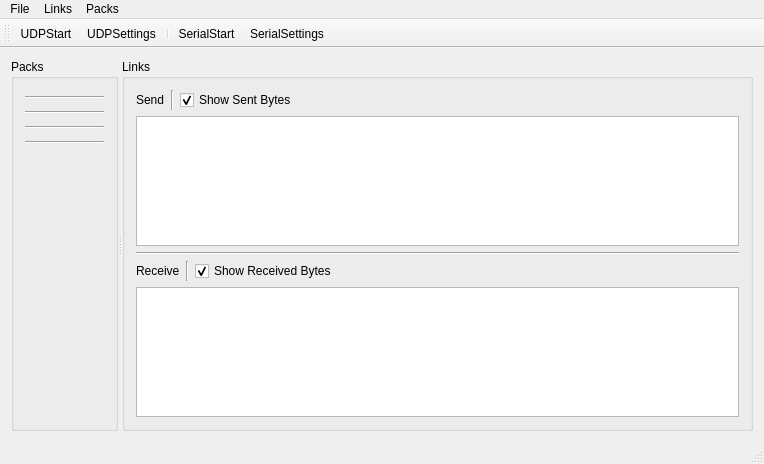
<?xml version="1.0" encoding="UTF-8"?>
<ui version="4.0">
 <class>VLinkTester</class>
 <widget class="QMainWindow" name="VLinkTester">
  <property name="geometry">
   <rect>
    <x>0</x>
    <y>0</y>
    <width>764</width>
    <height>464</height>
   </rect>
  </property>
  <property name="windowTitle">
   <string>VLink_Tester</string>
  </property>
  <property name="toolButtonStyle">
   <enum>Qt::ToolButtonTextUnderIcon</enum>
  </property>
  <property name="documentMode">
   <bool>false</bool>
  </property>
  <property name="unifiedTitleAndToolBarOnMac">
   <bool>false</bool>
  </property>
  <widget class="QWidget" name="centralWidget">
   <layout class="QGridLayout" name="gridLayout">
    <item row="0" column="0">
     <widget class="QSplitter" name="splitter">
      <property name="orientation">
       <enum>Qt::Horizontal</enum>
      </property>
      <widget class="QGroupBox" name="groupBox">
       <property name="sizePolicy">
        <sizepolicy hsizetype="Preferred" vsizetype="Preferred">
         <horstretch>10</horstretch>
         <verstretch>0</verstretch>
        </sizepolicy>
       </property>
       <property name="title">
        <string>Packs</string>
       </property>
       <layout class="QVBoxLayout" name="verticalLayout">
        <item>
         <widget class="CompLinePack" name="wgPack1" native="true"/>
        </item>
        <item>
         <widget class="Line" name="line">
          <property name="orientation">
           <enum>Qt::Horizontal</enum>
          </property>
         </widget>
        </item>
        <item>
         <widget class="CompLinePack" name="wgPack2" native="true"/>
        </item>
        <item>
         <widget class="Line" name="line_2">
          <property name="orientation">
           <enum>Qt::Horizontal</enum>
          </property>
         </widget>
        </item>
        <item>
         <widget class="CompLinePack" name="wgPack3" native="true"/>
        </item>
        <item>
         <widget class="Line" name="line_3">
          <property name="orientation">
           <enum>Qt::Horizontal</enum>
          </property>
         </widget>
        </item>
        <item>
         <widget class="CompLinePack" name="wgPack4" native="true"/>
        </item>
        <item>
         <widget class="Line" name="line_4">
          <property name="orientation">
           <enum>Qt::Horizontal</enum>
          </property>
         </widget>
        </item>
        <item>
         <spacer name="verticalSpacer">
          <property name="orientation">
           <enum>Qt::Vertical</enum>
          </property>
          <property name="sizeHint" stdset="0">
           <size>
            <width>20</width>
            <height>186</height>
           </size>
          </property>
         </spacer>
        </item>
       </layout>
      </widget>
      <widget class="QGroupBox" name="groupBox_2">
       <property name="sizePolicy">
        <sizepolicy hsizetype="Preferred" vsizetype="Preferred">
         <horstretch>10</horstretch>
         <verstretch>0</verstretch>
        </sizepolicy>
       </property>
       <property name="title">
        <string>Links</string>
       </property>
       <layout class="QVBoxLayout" name="verticalLayout_2" stretch="0,10,0,0,10">
        <item>
         <layout class="QHBoxLayout" name="horizontalLayout">
          <item>
           <widget class="QLabel" name="label">
            <property name="text">
             <string>Send</string>
            </property>
           </widget>
          </item>
          <item>
           <widget class="Line" name="line_6">
            <property name="orientation">
             <enum>Qt::Vertical</enum>
            </property>
           </widget>
          </item>
          <item>
           <widget class="QCheckBox" name="chbxShowSentBytes">
            <property name="text">
             <string>Show Sent Bytes</string>
            </property>
            <property name="checked">
             <bool>true</bool>
            </property>
           </widget>
          </item>
          <item>
           <spacer name="horizontalSpacer">
            <property name="orientation">
             <enum>Qt::Horizontal</enum>
            </property>
            <property name="sizeHint" stdset="0">
             <size>
              <width>40</width>
              <height>20</height>
             </size>
            </property>
           </spacer>
          </item>
         </layout>
        </item>
        <item>
         <widget class="QTextEdit" name="txtSent">
          <property name="readOnly">
           <bool>true</bool>
          </property>
         </widget>
        </item>
        <item>
         <widget class="Line" name="line_5">
          <property name="orientation">
           <enum>Qt::Horizontal</enum>
          </property>
         </widget>
        </item>
        <item>
         <layout class="QHBoxLayout" name="horizontalLayout_2">
          <item>
           <widget class="QLabel" name="label_2">
            <property name="text">
             <string>Receive</string>
            </property>
           </widget>
          </item>
          <item>
           <widget class="Line" name="line_7">
            <property name="orientation">
             <enum>Qt::Vertical</enum>
            </property>
           </widget>
          </item>
          <item>
           <widget class="QCheckBox" name="chbxShowRxBytes">
            <property name="text">
             <string>Show Received Bytes</string>
            </property>
            <property name="checked">
             <bool>true</bool>
            </property>
           </widget>
          </item>
          <item>
           <spacer name="horizontalSpacer_2">
            <property name="orientation">
             <enum>Qt::Horizontal</enum>
            </property>
            <property name="sizeHint" stdset="0">
             <size>
              <width>40</width>
              <height>20</height>
             </size>
            </property>
           </spacer>
          </item>
         </layout>
        </item>
        <item>
         <widget class="QTextEdit" name="txtReceived">
          <property name="readOnly">
           <bool>true</bool>
          </property>
         </widget>
        </item>
       </layout>
      </widget>
     </widget>
    </item>
   </layout>
  </widget>
  <widget class="QMenuBar" name="menuBar">
   <property name="geometry">
    <rect>
     <x>0</x>
     <y>0</y>
     <width>764</width>
     <height>20</height>
    </rect>
   </property>
   <widget class="QMenu" name="menuFile">
    <property name="title">
     <string>File</string>
    </property>
    <addaction name="actionExit"/>
   </widget>
   <widget class="QMenu" name="menuLinks">
    <property name="title">
     <string>Links</string>
    </property>
    <addaction name="actionExport_Link_Configs"/>
    <addaction name="actionImport_Link_Configs"/>
    <addaction name="actionSave_Link_Configs_as_Default"/>
   </widget>
   <widget class="QMenu" name="menuConfig">
    <property name="title">
     <string>Packs</string>
    </property>
    <addaction name="actionExport_Packs"/>
    <addaction name="actionImport_Packs"/>
    <addaction name="actionSave_Packs_as_Default"/>
   </widget>
   <addaction name="menuFile"/>
   <addaction name="menuLinks"/>
   <addaction name="menuConfig"/>
  </widget>
  <widget class="QToolBar" name="mainToolBar">
   <attribute name="toolBarArea">
    <enum>TopToolBarArea</enum>
   </attribute>
   <attribute name="toolBarBreak">
    <bool>false</bool>
   </attribute>
   <addaction name="actionUDPStart"/>
   <addaction name="actionUDP"/>
   <addaction name="separator"/>
   <addaction name="actionSerialStart"/>
   <addaction name="actionSerial"/>
  </widget>
  <widget class="QStatusBar" name="statusBar"/>
  <action name="actionUDP">
   <property name="icon">
    <iconset resource="res.qrc">
     <normaloff>:/Icons/Settings.png</normaloff>:/Icons/Settings.png</iconset>
   </property>
   <property name="text">
    <string>UDPSettings</string>
   </property>
  </action>
  <action name="actionSerial">
   <property name="icon">
    <iconset resource="res.qrc">
     <normaloff>:/Icons/Settings.png</normaloff>:/Icons/Settings.png</iconset>
   </property>
   <property name="text">
    <string>SerialSettings</string>
   </property>
  </action>
  <action name="actionUDPStart">
   <property name="checkable">
    <bool>true</bool>
   </property>
   <property name="icon">
    <iconset resource="res.qrc">
     <normaloff>:/Icons/Play.png</normaloff>:/Icons/Play.png</iconset>
   </property>
   <property name="text">
    <string>UDPStart</string>
   </property>
  </action>
  <action name="actionSerialStart">
   <property name="checkable">
    <bool>true</bool>
   </property>
   <property name="icon">
    <iconset resource="res.qrc">
     <normaloff>:/Icons/Play.png</normaloff>:/Icons/Play.png</iconset>
   </property>
   <property name="text">
    <string>SerialStart</string>
   </property>
  </action>
  <action name="actionExport_Packs">
   <property name="text">
    <string>Export Packs</string>
   </property>
  </action>
  <action name="actionImport_Packs">
   <property name="text">
    <string>Import Packs</string>
   </property>
  </action>
  <action name="actionExport_Link_Configs">
   <property name="text">
    <string>Export Link Configs</string>
   </property>
  </action>
  <action name="actionImport_Link_Configs">
   <property name="text">
    <string>Import Link Configs</string>
   </property>
  </action>
  <action name="actionSave_Link_Configs_as_Default">
   <property name="text">
    <string>Save Link Configs as Default</string>
   </property>
  </action>
  <action name="actionSave_Packs_as_Default">
   <property name="text">
    <string>Save Packs as Default</string>
   </property>
  </action>
  <action name="actionExit">
   <property name="text">
    <string>Exit</string>
   </property>
  </action>
 </widget>
 <layoutdefault spacing="6" margin="11"/>
 <customwidgets>
  <customwidget>
   <class>CompLinePack</class>
   <extends>QWidget</extends>
   <header location="global">Components/CompPack.h</header>
   <container>1</container>
  </customwidget>
 </customwidgets>
 <resources>
  <include location="res.qrc"/>
 </resources>
 <connections/>
</ui>
